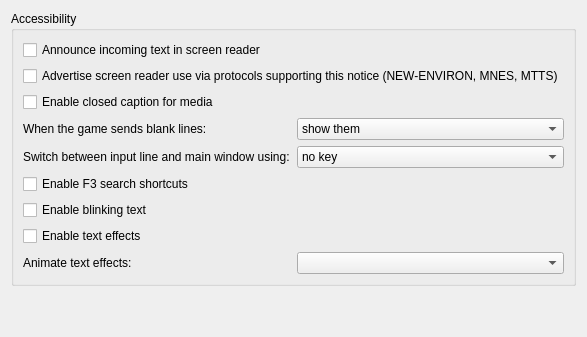
     <widget class="QWidget" name="tab_accessibility">
      <attribute name="title">
       <string>Accessibility</string>
      </attribute>
      <layout class="QVBoxLayout" name="vBoxLayout_tab_accessibility">
       <item>
        <widget class="QGroupBox" name="groupBox_accessibility">
         <property name="title">
          <string>Accessibility</string>
         </property>
         <layout class="QGridLayout" name="gridLayout_groupBox_accessibility">
          <item row="0" column="0" colspan="2">
           <widget class="QCheckBox" name="checkBox_announceIncomingText">
            <property name="toolTip">
             <string>&lt;p&gt;On some platforms, like macOS, the screen reader tool has issues announcing incoming text fully, without skipping. You can opt into disabling announcing new text from the game with this option to use a custom TTS instead which avoids such issues.&lt;/p&gt;</string>
            </property>
            <property name="accessibleDescription">
             <string>When checked, Mudlet announces incoming game text through the system screen reader. On some platforms such as macOS the system screen reader may skip text; if that happens, uncheck this and use a custom TTS solution instead.</string>
            </property>
            <property name="text">
             <string>Announce incoming text in screen reader</string>
            </property>
           </widget>
          </item>
          <item row="1" column="0" colspan="2">
           <widget class="QCheckBox" name="checkBox_advertiseScreenReader">
            <property name="text">
             <string>Advertise screen reader use via protocols supporting this notice (NEW-ENVIRON, MNES, MTTS)</string>
            </property>
           </widget>
          </item>
          <item row="2" column="0" colspan="2">
           <widget class="QCheckBox" name="checkBox_enableClosedCaption">
            <property name="text">
             <string>Enable closed caption for media</string>
            </property>
           </widget>
          </item>
          <item row="3" column="0">
           <widget class="QLabel" name="label_blankLinesBehaviour">
            <property name="text">
             <string>When the game sends blank lines:</string>
            </property>
            <property name="buddy">
             <cstring>comboBox_blankLinesBehaviour</cstring>
            </property>
           </widget>
          </item>
          <item row="3" column="1">
           <widget class="QComboBox" name="comboBox_blankLinesBehaviour">
            <item>
             <property name="text">
              <string>show them</string>
             </property>
            </item>
            <item>
             <property name="text">
              <string>hide them</string>
             </property>
            </item>
            <item>
             <property name="text">
              <string>replace with a space</string>
             </property>
            </item>
           </widget>
          </item>
          <item row="4" column="0">
           <widget class="QLabel" name="label_caretModeKey">
            <property name="text">
             <string>Switch between input line and main window using:</string>
            </property>
            <property name="buddy">
             <cstring>comboBox_caretModeKey</cstring>
            </property>
           </widget>
          </item>
          <item row="4" column="1">
           <widget class="QComboBox" name="comboBox_caretModeKey">
            <property name="toolTip">
             <string>&lt;p&gt;In caret mode, hyperlinks in the main window can be navigated with &lt;b&gt;Ctrl+]&lt;/b&gt; (next link) and &lt;b&gt;Ctrl+[&lt;/b&gt; (previous link), activated with &lt;b&gt;Enter&lt;/b&gt; or &lt;b&gt;Space&lt;/b&gt;, and their context menu opened with the &lt;b&gt;Menu&lt;/b&gt; key or &lt;b&gt;Shift+F10&lt;/b&gt;. Press &lt;b&gt;Ctrl+End&lt;/b&gt; to jump to the latest content (Mac: &lt;b&gt;Ctrl+Fn+Right Arrow&lt;/b&gt;) or &lt;b&gt;Ctrl+Home&lt;/b&gt; to jump to the start (Mac: &lt;b&gt;Ctrl+Fn+Left Arrow&lt;/b&gt;). Choosing &lt;b&gt;Ctrl+Tab&lt;/b&gt; or &lt;b&gt;F6&lt;/b&gt; here keeps plain &lt;b&gt;Tab&lt;/b&gt; available for stepping through links.&lt;/p&gt;</string>
            </property>
            <property name="accessibleDescription">
             <string>In caret mode, navigate hyperlinks with Ctrl+] for the next link and Ctrl+[ for the previous link, activate the focused link with Enter or Space, and open its menu with the Menu key or Shift+F10. Press Ctrl+End to jump to the latest content or Ctrl+Home to jump to the start of the buffer.</string>
            </property>
            <item>
             <property name="text">
              <string>no key</string>
             </property>
            </item>
            <item>
             <property name="text">
              <string>Tab</string>
             </property>
            </item>
            <item>
             <property name="text">
              <string>Ctrl+Tab</string>
             </property>
            </item>
            <item>
             <property name="text">
              <string>F6</string>
             </property>
            </item>
           </widget>
          </item>
          <item row="5" column="0" colspan="2">
           <widget class="QCheckBox" name="checkBox_f3SearchEnabled">
            <property name="toolTip">
             <string>&lt;p&gt;Enable F3 and Shift+F3 shortcuts for searching up and down in the buffer.&lt;/p&gt;</string>
            </property>
            <property name="accessibleDescription">
             <string>Enable F3 and Shift+F3 shortcuts for searching up and down in the buffer.</string>
            </property>
            <property name="text">
             <string>Enable F3 search shortcuts</string>
            </property>
           </widget>
          </item>
          <item row="6" column="0" colspan="2">
           <widget class="QCheckBox" name="checkBox_enableBlinkText">
            <property name="toolTip">
             <string>&lt;p&gt;When enabled, text with the blinking attribute (SGR codes 5 and 6) is displayed with a smooth pulsing effect. When disabled, blinking text is shown in italics instead.&lt;/p&gt;</string>
            </property>
            <property name="accessibleDescription">
             <string>When enabled, text with the blinking attribute (SGR codes 5 and 6) is displayed with a smooth pulsing effect. When disabled, blinking text is shown in italics instead.</string>
            </property>
            <property name="text">
             <string>Enable blinking text</string>
            </property>
           </widget>
          </item>
          <item row="7" column="0" colspan="2">
           <widget class="QCheckBox" name="checkBox_enableTextEffects">
            <property name="toolTip">
             <string>&lt;p&gt;When enabled, text that scripts mark with an effect (setTextEffect, or the &amp;lt;fx:&amp;gt; tags of cecho, decho and hecho) is animated - lightning, fire, vines and so on. When disabled, that text is shown plainly.&lt;/p&gt;</string>
            </property>
            <property name="accessibleDescription">
             <string>When enabled, text that scripts mark with an effect is animated. When disabled, that text is shown plainly.</string>
            </property>
            <property name="text">
             <string>Enable text effects</string>
            </property>
           </widget>
          </item>
          <item row="8" column="0">
           <widget class="QLabel" name="label_textEffectLoops">
            <property name="text">
             <string>Animate text effects:</string>
            </property>
            <property name="buddy">
             <cstring>comboBox_textEffectLoops</cstring>
            </property>
           </widget>
          </item>
          <item row="8" column="1">
           <widget class="QComboBox" name="comboBox_textEffectLoops">
            <property name="toolTip">
             <string>&lt;p&gt;How long a text effect plays once its text appears. After its last loop it fades away, leaving the text as it was.&lt;/p&gt;</string>
            </property>
           </widget>
          </item>
         </layout>
        </widget>
       </item>
       <item>
        <spacer name="verticalSpacer_accessibility">
         <property name="orientation">
          <enum>Qt::Orientation::Vertical</enum>
         </property>
         <property name="sizeType">
          <enum>QSizePolicy::Policy::Expanding</enum>
         </property>
         <property name="sizeHint" stdset="0">
          <size>
           <width>20</width>
           <height>40</height>
          </size>
         </property>
        </spacer>
       </item>
      </layout>
     </widget>
